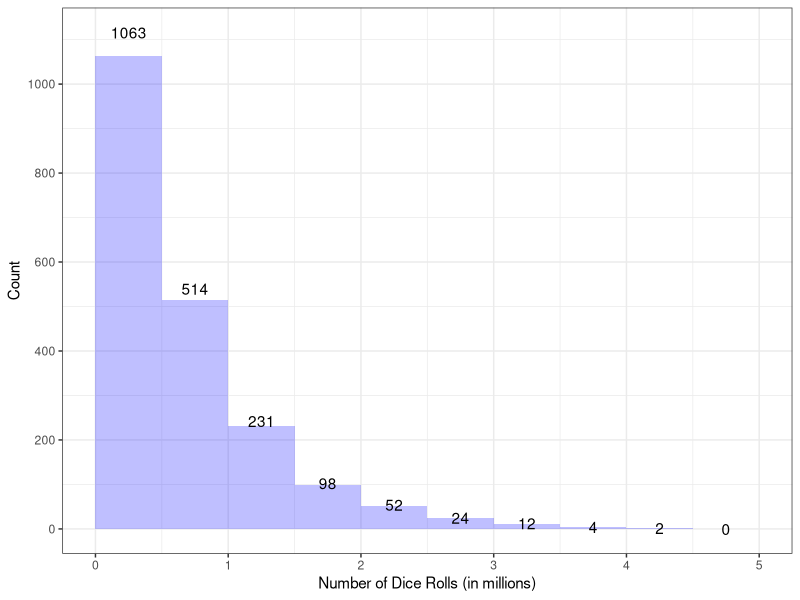

Reproduce this figure in R. (Note: this script raises an error after producing the figure.)
## ---- chunk 1
data <- c(915583, 582800, 284253, 140337, 19069, 476204, 3520, 414752, 
28633, 547284, 88915, 518355, 440339, 959430, 614259, 83543, 
1839487, 58877, 949594, 731321, 1106290, 565701, 98818, 96192, 
642909, 521776, 218298, 345849, 355287, 1107844, 1294989, 142203, 
195438, 209056, 67028, 39893, 451696, 634912, 423615, 94262, 
314451, 237923, 118297, 989757, 865836, 207189, 2296611, 21317, 
243189, 346886, 240589, 569915, 157122, 85635, 2638068, 1445053, 
143974, 655868, 75142, 408678, 403159, 998756, 191126, 656691, 
1133512, 812627, 637557, 1176000, 176422, 1517107, 34605, 2365337, 
803395, 554947, 842, 866102, 164549, 355760, 118758, 842434, 
204865, 283404, 174251, 418590, 145048, 1632453, 1387014, 85223, 
104614, 841177, 328614, 156108, 363363, 287406, 88441, 2023600, 
320180, 30721, 965963, 96256, 489961, 218445, 553772, 1821465, 
267372, 1032608, 256308, 102612, 1326483, 161775, 33302, 37412, 
56460, 2553126, 53209, 20976, 523396, 104198, 338306, 630226, 
435852, 1178353, 302870, 1045237, 434750, 53738, 939562, 460660, 
211067, 951218, 1636453, 267365, 5521, 3321176, 12238, 100435, 
1450992, 449987, 216569, 17419, 81356, 236625, 393408, 330262, 
810606, 204891, 7136, 636449, 812627, 193385, 621067, 233250, 
1492251, 604574, 77418, 215225, 179984, 136701, 1121343, 132169, 
605690, 669517, 411221, 1174563, 1954546, 48260, 92480, 420852, 
1315534, 214728, 744014, 1197844, 33183, 785440, 270484, 445535, 
22113, 550801, 763726, 476469, 622617, 303781, 976668, 374127, 
237371, 1087307, 133518, 7059, 2753211, 112480, 164913, 823350, 
1686891, 414292, 247065, 1672023, 1814036, 447892, 1260832, 891196, 
1492235, 555841, 690460, 824358, 1265196, 1148200, 1090388, 356931, 
2006639, 53750, 58097, 825223, 1152733, 204032, 334428, 301825, 
1879845, 1095547, 371829, 117740, 64980, 201367, 1922209, 1007638, 
624332, 47629, 308492, 88859, 1784575, 173106, 1983751, 497066, 
1111945, 854657, 72606, 321831, 1962855, 367625, 2843230, 671793, 
74565, 1041476, 288450, 239678, 669194, 1333574, 206073, 323421, 
92799, 642063, 633406, 1510293, 1029914, 841020, 272383, 1189309, 
225755, 1201759, 13930, 237632, 521580, 1055652, 162495, 218085, 
1431717, 149054, 191608, 471377, 7958, 2437110, 22591, 669357, 
961123, 3026869, 1862902, 93174, 2403721, 44, 28238, 316073, 
1661132, 26076, 1883110, 596431, 3796275, 511843, 572915, 285966, 
176188, 177937, 796667, 130146, 1525696, 70623, 1228389, 999940, 
2204448, 114349, 399700, 416250, 197626, 212103, 988349, 526517, 
520803, 2073329, 215153, 341067, 441227, 194325, 840734, 758347, 
284830, 1568952, 786257, 495703, 2122965, 730929, 964143, 287818, 
1004193, 730917, 60025, 892999, 220178, 257112, 1645400, 919429, 
304220, 145720, 984496, 47787, 3141556, 811392, 322158, 208849, 
51774, 838115, 91433, 318313, 495538, 366646, 736026, 154560, 
965549, 2078909, 107969, 1606656, 30078, 798745, 1613080, 90640, 
45313, 1583202, 706673, 42370, 1307507, 63490, 249161, 508937, 
352566, 421472, 368823, 791662, 642117, 186534, 831422, 82898, 
86014, 250756, 1059942, 595647, 267663, 1239134, 369121, 206791, 
68206, 1141346, 1291375, 541284, 778365, 810652, 1390118, 999200, 
455601, 96198, 106318, 202097, 718234, 37583, 679090, 1559628, 
78205, 110296, 489059, 902789, 569536, 412645, 246092, 70386, 
235649, 248335, 243334, 543256, 38036, 65982, 559772, 73880, 
160919, 121880, 220208, 199671, 1395854, 564443, 211284, 35004, 
97433, 1273018, 646080, 1154164, 227170, 812673, 221374, 369349, 
627629, 606366, 377912, 588325, 3185277, 322899, 365136, 516197, 
2344977, 774248, 798751, 1878515, 122047, 1583544, 266493, 1595899, 
1022817, 4594, 801112, 711535, 41864, 1355426, 673552, 1020533, 
123009, 543720, 475327, 2299903, 463867, 2682155, 1400727, 569249, 
842879, 1522548, 1215240, 1314087, 271232, 539637, 2614118, 16390, 
239369, 743314, 68572, 219525, 373585, 1719956, 80433, 225282, 
242929, 268012, 392802, 132251, 479001, 483037, 2321197, 1094007, 
792318, 696917, 1000401, 83098, 88427, 1382901, 568695, 420145, 
188300, 380283, 1488736, 463234, 367677, 1133018, 533282, 472380, 
864538, 573696, 998130, 225131, 1460852, 491659, 118229, 945681, 
24187, 300243, 273052, 1306448, 169758, 1388114, 360626, 2316254, 
718689, 728672, 221851, 53513, 787230, 348873, 2025849, 108552, 
807368, 768915, 574290, 408476, 248266, 627077, 329037, 596930, 
76403, 143298, 1889497, 910198, 638438, 303443, 126112, 457529, 
304887, 549205, 2032552, 473965, 634089, 173827, 1872992, 833508, 
378324, 816285, 732003, 190080, 20079, 184592, 587175, 61890, 
1063977, 1281896, 2630028, 202401, 70534, 1014208, 189050, 1756522, 
453311, 127817, 1043069, 832464, 432386, 330292, 67913, 286837, 
393725, 176748, 145779, 488264, 2976, 672366, 43968, 1219259, 
1610068, 346712, 29425, 75489, 59915, 282826, 28452, 813303, 
513785, 221224, 625135, 133468, 146311, 1100155, 351899, 712892, 
382482, 295251, 862490, 438982, 167252, 192018, 595178, 508971, 
512756, 557989, 734426, 353996, 51870, 1180932, 1166614, 1147113, 
79955, 816757, 385196, 636204, 120298, 623440, 2587008, 567950, 
29947, 62505, 446729, 89789, 683779, 771110, 17938, 167551, 385266, 
1361115, 109116, 164337, 86106, 1850505, 739508, 631052, 754497, 
171980, 12306, 350791, 596157, 1390940, 359310, 1030499, 137687, 
177532, 620832, 91453, 49086, 290595, 153121, 25822, 420493, 
926502, 1220009, 294361, 44522, 1033152, 391582, 244934, 608502, 
946110, 3360, 309458, 155419, 3744691, 1868422, 292057, 167021, 
438440, 207918, 728276, 1129949, 1208499, 1403210, 89863, 244784, 
1869486, 605096, 511956, 304090, 1062279, 2555244, 422147, 152656, 
250781, 369203, 106769, 335566, 498276, 222702, 1846372, 1455862, 
65386, 751880, 353432, 3177908, 87750, 134769, 563917, 48462, 
486528, 87558, 596329, 2434901, 373381, 9104, 1185132, 969572, 
934089, 1321891, 107833, 582809, 219780, 774157, 490004, 683004, 
2237771, 28398, 522309, 223668, 240010, 37043, 53726, 868458, 
32694, 757802, 657226, 122404, 1361836, 681010, 1919794, 1009217, 
3160390, 1348809, 1004403, 174464, 57813, 1764728, 223145, 399693, 
542295, 544727, 145365, 790763, 364922, 377024, 225376, 828665, 
759550, 903395, 316060, 1187530, 1441131, 255010, 649868, 329606, 
35884, 845459, 1075050, 1284791, 21820, 2972124, 695304, 111558, 
513592, 532509, 882213, 151918, 909105, 1114290, 223333, 2047913, 
273627, 272800, 312734, 260618, 606056, 141977, 1878156, 180743, 
346986, 256068, 57367, 1047778, 75634, 86223, 1081059, 134760, 
337843, 890598, 903561, 367856, 3448588, 35829, 1154781, 1592282, 
2269723, 986250, 1195841, 757256, 229073, 66742, 1208594, 509028, 
616082, 1006821, 941778, 139617, 1325912, 147609, 76175, 640003, 
1289947, 318673, 482277, 976316, 232048, 763223, 622556, 322391, 
511204, 432405, 463919, 265747, 1021826, 414897, 1209997, 281563, 
1757185, 264265, 1122793, 400791, 1095894, 1355485, 712922, 735079, 
102981, 242956, 213498, 115060, 2229037, 838374, 418860, 1187662, 
1230614, 585676, 1059917, 624635, 266756, 257523, 728054, 992373, 
818312, 268948, 2494204, 324001, 403979, 851417, 185104, 944512, 
789437, 903180, 445681, 722732, 1205473, 932150, 274294, 46421, 
535752, 1300585, 845440, 1173933, 186658, 186907, 1145581, 241111, 
168166, 867473, 651568, 451380, 633312, 925218, 540508, 132403, 
197140, 202160, 824921, 539900, 171722, 853036, 1463195, 423608, 
1340260, 333226, 184098, 291099, 80473, 438321, 234477, 77009, 
976706, 1777601, 1092123, 666964, 441290, 1164614, 1225065, 123267, 
795440, 227489, 702144, 1466283, 4103536, 10838, 348108, 1080538, 
1419841, 578120, 1478657, 1939894, 2532, 1774120, 55929, 1617815, 
554757, 517344, 16705, 770981, 208027, 99962, 974391, 522602, 
161150, 171225, 236754, 781746, 3441107, 256171, 553858, 633687, 
519187, 1103512, 90845, 424242, 22993, 397079, 224634, 103108, 
1113030, 328443, 1861839, 173963, 1511090, 1351666, 13871, 716847, 
581443, 81684, 516017, 182630, 1343907, 841508, 668494, 2081233, 
159101, 76691, 592793, 1152248, 108860, 789626, 153728, 199809, 
451590, 567037, 1011822, 759708, 734340, 569259, 3225895, 378046, 
382341, 431812, 872908, 888178, 1315297, 591863, 1637617, 693059, 
1231002, 60795, 623328, 1002979, 177025, 817172, 431227, 2418847, 
1306719, 1296149, 331842, 1138538, 135390, 40223, 283253, 105398, 
41918, 801567, 401051, 346374, 808786, 535703, 1056603, 988381, 
1662333, 622059, 164343, 69796, 1616542, 77870, 138036, 147982, 
1433685, 484849, 101369, 354009, 275250, 208723, 66712, 377173, 
1154745, 1291806, 2340842, 1076837, 439914, 885454, 210731, 663653, 
378466, 2055909, 1100089, 13050, 52946, 56624, 290448, 1253537, 
407645, 513095, 198545, 314743, 773832, 433836, 23312, 182143, 
201733, 2869567, 2005440, 392778, 217256, 296917, 507009, 624264, 
691487, 55252, 524559, 69401, 1518259, 838549, 1270178, 574252, 
34914, 259852, 107780, 1929558, 75442, 788685, 403981, 132603, 
1395997, 514436, 41597, 980895, 769023, 764555, 2450365, 251690, 
470057, 566621, 340369, 320566, 1077044, 216897, 363866, 748363, 
308971, 660481, 66700, 1436827, 12089, 209719, 282457, 793630, 
395370, 126303, 238541, 915630, 178311, 125617, 26473, 452944, 
128148, 1666380, 273506, 572254, 572687, 882677, 1630725, 69911, 
158132, 584234, 245668, 90695, 253852, 843499, 933834, 883129, 
716813, 1096250, 108693, 505739, 556568, 578720, 5446, 1572424, 
110036, 417763, 124965, 1677484, 663793, 599566, 430595, 2752578, 
1946390, 610644, 1516358, 653501, 253061, 1497510, 97558, 426262, 
833079, 315690, 729709, 2691594, 338293, 1042412, 152595, 876318, 
749082, 1659915, 587048, 895817, 1085004, 296136, 781099, 362248, 
65137, 150859, 189178, 193545, 1126911, 100135, 314721, 896697, 
126998, 1084026, 3273072, 143153, 203632, 174374, 628945, 318139, 
17490, 97272, 38599, 546332, 267071, 24352, 238721, 30090, 54797, 
11007, 431462, 472357, 85437, 2347110, 3804020, 2255808, 291422, 
156194, 622074, 1076442, 629724, 123364, 1501417, 43459, 523751, 
384544, 248813, 1330719, 164079, 691867, 72124, 301209, 568214, 
121035, 173435, 238247, 574755, 772495, 343438, 480830, 3402195, 
691069, 347257, 609098, 570369, 77069, 401347, 1440638, 357822, 
28720, 333027, 225425, 1510952, 534060, 407293, 1163718, 1694854, 
573270, 625209, 379724, 48901, 990919, 1099944, 2371968, 340788, 
95581, 36812, 274125, 262017, 270951, 172996, 322012, 90625, 
312448, 294739, 543422, 855331, 154747, 752309, 41520, 1422007, 
977370, 1068971, 1191708, 85338, 658087, 948719, 78252, 38455, 
237932, 202729, 1196536, 401062, 832482, 614667, 733907, 41989, 
528685, 605264, 150258, 370079, 285745, 2544907, 789847, 392845, 
221908, 1091561, 118005, 449213, 941946, 482665, 889663, 320660, 
674365, 191460, 623212, 1174015, 909653, 533950, 268182, 227338, 
25777, 242415, 1400803, 424244, 78319, 1093435, 872715, 358689, 
19201, 224555, 492032, 865495, 331997, 970780, 23290, 537969, 
994172, 636390, 1028684, 141135, 118224, 1766590, 434559, 94771, 
854797, 424434, 304520, 1888478, 2629549, 291090, 1418151, 661836, 
4645, 695658, 137539, 785201, 1882153, 149103, 1783859, 226586, 
103255, 728853, 256716, 256101, 385425, 6021, 728567, 214126, 
2067358, 121090, 1498267, 212130, 145090, 332833, 159806, 587897, 
184215, 631369, 1942913, 36618, 1165134, 651216, 2057028, 25772, 
629278, 545983, 1198589, 624074, 212160, 284442, 690351, 26496, 
14905, 262940, 629432, 1152841, 690200, 213671, 1183120, 87757, 
428043, 11728, 2855438, 558111, 398530, 686299, 524310, 604994, 
447371, 1080294, 240881, 963089, 946624, 284393, 254581, 253920, 
91622, 466132, 1031682, 505682, 151926, 423631, 261815, 306370, 
60326, 707801, 241245, 1332323, 125440, 72836, 5887, 977137, 
938230, 164389, 2194306, 449042, 718492, 507710, 41308, 589574, 
144733, 69254, 397417, 730277, 369857, 1424150, 145233, 1534743, 
248463, 63865, 773715, 134149, 135528, 304930, 1757457, 111780, 
752315, 375632, 573655, 372675, 9367, 1550260, 982583, 723719, 
123848, 154373, 133690, 188397, 78636, 113649, 15914, 95266, 
340222, 993400, 527808, 299792, 1356774, 439329, 1273383, 1257807, 
89501, 756977, 91787, 985278, 1467486, 379855, 7223, 130568, 
912745, 15935, 2308271, 826646, 120364, 654939, 117271, 1353395, 
511208, 56083, 284099, 118163, 300597, 648484, 696528, 240089, 
172144, 305712, 1628694, 752728, 450192, 1021727, 512861, 1482360, 
128691, 353029, 146100, 1372641, 758215, 67792, 427842, 249759, 
215735, 595389, 578667, 474679, 286582, 260847, 737148, 1276031, 
381836, 2733858, 902517, 1422884, 611206, 17921, 69256, 153061, 
232744, 556274, 2610325, 487107, 555427, 457564, 679847, 153397, 
631801, 520007, 892822, 2313107, 1024380, 144046, 151878, 946594, 
440158, 442482, 399885, 564822, 1809942, 114590, 135662, 743025, 
236901, 2244206, 575835, 538946, 1312358, 192163, 107708, 875, 
197533, 269254, 660765, 122547, 248536, 214369, 2542212, 24598, 
419421, 210949, 1799246, 389289, 403177, 205592, 200605, 19285, 
20242, 30536, 43268, 564995, 1011995, 1299916, 1193813, 48211, 
43037, 250819, 1259819, 607517, 1664756, 44575, 995936, 181914, 
1234149, 994090, 149325, 649050, 209730, 499405, 901497, 1002412, 
271477, 787744, 47503, 1115009, 329565, 208476, 1375202, 307116, 
85662, 772971, 183135, 773600, 116013, 2718702, 2233584, 3261223, 
123209, 309576, 61936, 618133, 495858, 1313139, 878964, 140027, 
2094870, 785749, 899796, 298368, 10022, 1427841, 501843, 1096379, 
1956366, 1045958, 572840, 2765756, 1236, 408867, 44053, 602754, 
545484, 79141, 240499, 2138039, 156758, 164478, 271494, 1611064, 
819088, 878822, 412093, 225311, 1021318, 1398626, 68526, 941975, 
242402, 100916, 180822, 80743, 134096, 211684, 552560, 460289, 
499924, 1197218, 135868, 174862, 124453, 1634894, 105929, 1511582, 
56300, 207265, 120868, 1064087, 37342, 508970, 1217445, 686325, 
150565, 54026, 532936, 1188847, 511173, 557833, 460999, 432339, 
441408, 398193, 481489, 442873, 951009, 1330266, 128211, 390068, 
151839, 532186, 144707, 256485, 180261, 824870, 1002203, 166783, 
109301, 369946, 1598352, 281328, 317877, 248454, 283172, 167779, 
656849, 48197, 122740, 44457, 973833, 2012025, 1253945, 239174, 
162780, 105501, 1278045, 84851, 769299, 1443671, 26393, 35183, 
290026, 83089, 286998, 339506, 507628, 2086196, 431151, 635919, 
1239035, 150831, 1607008, 131507, 93163, 491220, 101167, 562024, 
146878, 195963, 409692, 102802, 338663, 393125, 279126, 616773, 
471110, 23193, 2924065, 328381, 267484, 1503607, 1161002, 101210, 
140314, 116106, 847068, 1554254, 798205, 617883, 501037, 328024, 
633771, 584637, 181078, 947256, 280550, 216690, 152926, 128435, 
1301275, 824975, 381001, 64134, 1654048, 74233, 135478, 479261, 
276016, 150741, 740647, 373486, 2253774, 321750, 68029, 26118, 
64559, 1106365, 973942, 124291, 1212635, 28781, 646357, 567252, 
248020, 102877, 4145846, 812607, 825478, 7581, 1969639, 1716248, 
378093, 355439, 607353, 482495, 652290, 28386, 1308405, 5158, 
25584, 1019285, 2280299, 142441, 456940, 1675193, 842586, 261727, 
744068, 252752, 66318, 437396, 440835, 1375936, 390566, 244147, 
2844005, 317705, 62111, 513363, 3532446, 1003134, 774242, 234281, 
102122, 139509, 295033, 198181, 513607, 313854, 237757, 178138, 
1189993, 471091, 265493, 52494, 1583002, 755355, 2197515, 568083, 
678761, 279680, 53178, 400451, 873967, 161557, 910554, 753797, 
809485, 181435, 693131, 308270, 81169, 124479, 592269, 830600, 
350355, 2137730, 620683, 2069797, 343849, 302990, 1116886, 619627, 
411274, 840448, 351371, 430382, 879070, 1889742, 16234, 209933, 
38758, 332822, 647220, 160611, 1840454, 1420138, 2995165, 191785, 
330804, 1403734, 363582, 1728134, 90685, 1110336, 577998, 90671, 
14417, 410170, 116701, 273146, 2004613, 267050, 2042238, 57997, 
1606131, 80143, 1156549, 417044, 1528934, 36825, 8144, 765747, 
144920, 378553, 783843, 312352, 535433, 202733, 783813, 557219, 
56307, 90616, 1563165, 523500, 53095, 861274, 243523, 761294, 
263989, 765820, 583862, 820467, 424109, 1322058, 994720, 1200248, 
91417, 485039, 15986, 652474, 199536, 749556, 569926, 564191, 
42066, 366559, 257999, 1833065, 380472, 67345, 1331225, 128375, 
313485, 1075326, 213329, 896793, 4244, 192205, 150673, 571488, 
1085544, 55145, 640335, 339848, 244401, 965637, 153447, 471732, 
282658, 670437, 2294702, 86548, 522206, 1696, 1081713, 144954, 
209328, 73770, 235179, 1303199, 55493, 1668642, 39502, 100772, 
720053, 141970, 584260, 626763, 107681, 1080544, 1413189, 198211, 
193294, 294864, 2424089, 77258, 1687172, 403562, 2086460, 216091, 
353555, 245430, 91913, 653749, 994060, 1072323)
## ---- chunk 2
library(ggplot2)
ggplot(data.frame(x = data), aes(x = x)) + 
  geom_histogram(breaks = seq(0, 5e6, 500000), 
                 fill = "blue", 
                 alpha = 0.25) + 
  stat_bin(aes(y = ..count.., label = ..count..), 
           geom="text", 
           breaks = seq(0, 5e6, 500000), 
           position = position_stack(vjust = 1.05)) +
  scale_x_continuous(labels = function(x) { x/1e6 }) + 
  scale_y_continuous(breaks = seq(0, 1000, 200)) + 
  theme_bw() + 
  ylab("Count") + 
  xlab("Number of Dice Rolls (in millions)")
## ---- chunk 3
summary(data)
## ---- chunk 4
vec <- eval(parse("dnd.txt"))
ggplot(data.frame(x = vec), aes(x = x)) + 
  geom_histogram(breaks = seq(0, 5e6, 500000), 
                 fill = "blue", 
                 alpha = 0.25) + 
  stat_bin(aes(y = ..count.., label = ..count..), 
           geom="text", 
           breaks = seq(0, 5e6, 500000), 
           position = position_stack(vjust = 1.05)) +
  scale_x_continuous(labels = function(x) { x/1e6 }) + 
  scale_y_continuous(breaks = seq(0, 60000, 10000)) + 
  theme_bw() + 
  ylab("Count") + 
  xlab("Number of Dice Rolls (in millions)")
summary(vec)
